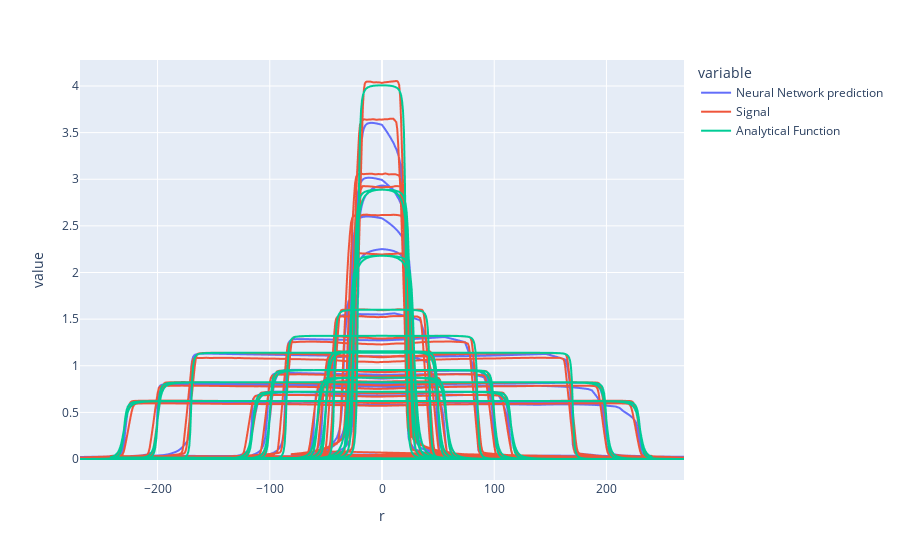

Notebook code cell kept with this figure:
### Code cell
Prediction.plot()

### Figure 1 — Plotly figure (JSON) as saved in the notebook; plotly's stock layout.template omitted (floating-point values rounded to 4 significant figures; data arrays with more than 128 entries replaced by an {"elided": "..."} marker saying what was removed)
{"data": [{"hovertemplate": "variable=Neural Network prediction<br>r=%{x}<br>value=%{y}<extra></extra>", "legendgroup": "Neural Network prediction", "line": {"color": "#636efa", "dash": "solid"}, "mode": "lines", "name": "Neural Network prediction", "showlegend": true, "type": "scattergl", "x": {"elided": "2880 float values"}, "xaxis": "x", "y": {"elided": "2880 float values"}, "yaxis": "y"}, {"hovertemplate": "variable=Signal<br>r=%{x}<br>value=%{y}<extra></extra>", "legendgroup": "Signal", "line": {"color": "#EF553B", "dash": "solid"}, "mode": "lines", "name": "Signal", "showlegend": true, "type": "scattergl", "x": {"elided": "2880 float values"}, "xaxis": "x", "y": {"elided": "2880 float values"}, "yaxis": "y"}, {"hovertemplate": "variable=Analytical Function<br>r=%{x}<br>value=%{y}<extra></extra>", "legendgroup": "Analytical Function", "line": {"color": "#00cc96", "dash": "solid"}, "mode": "lines", "name": "Analytical Function", "showlegend": true, "type": "scattergl", "x": {"elided": "2880 float values"}, "xaxis": "x", "y": {"elided": "2880 float values"}, "yaxis": "y"}], "layout": {"legend": {"title": {"text": "variable"}, "tracegroupgap": 0}, "margin": {"t": 60}, "xaxis": {"anchor": "y", "domain": [0, 1], "title": {"text": "r"}}, "yaxis": {"anchor": "x", "domain": [0, 1], "title": {"text": "value"}}}}
